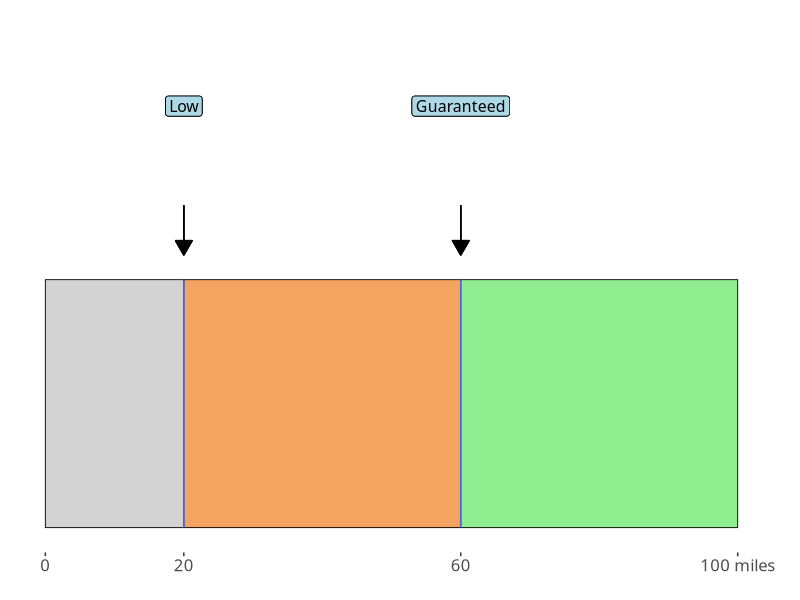
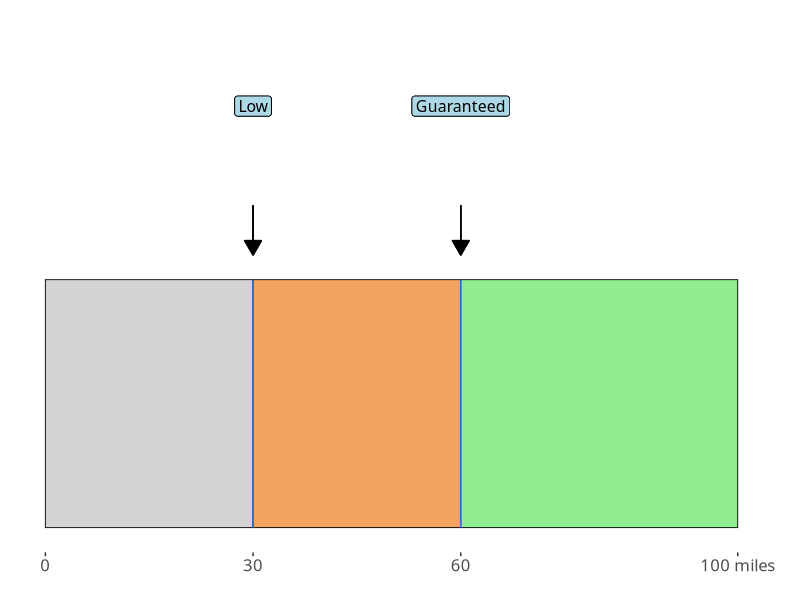
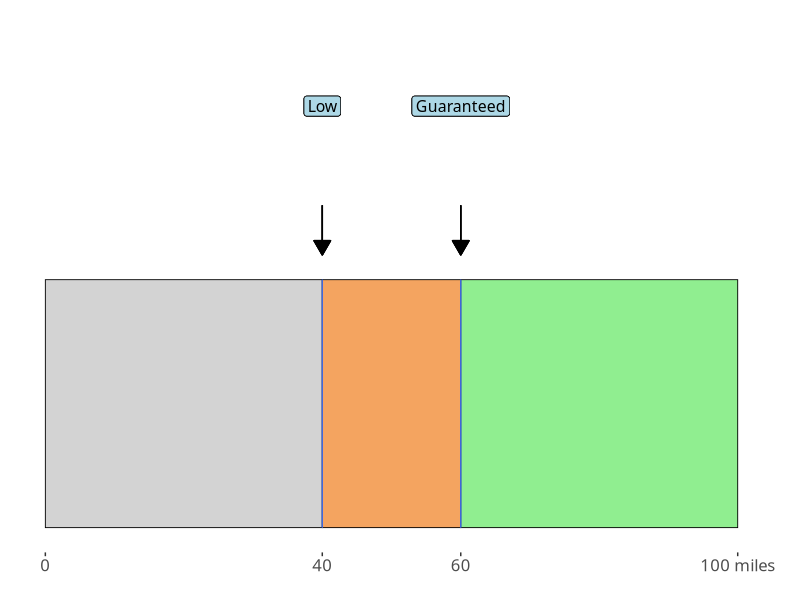
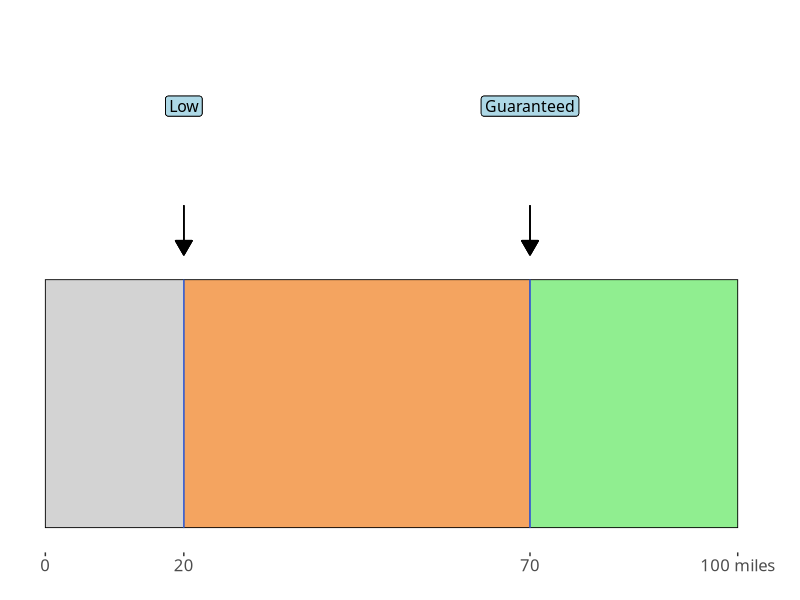
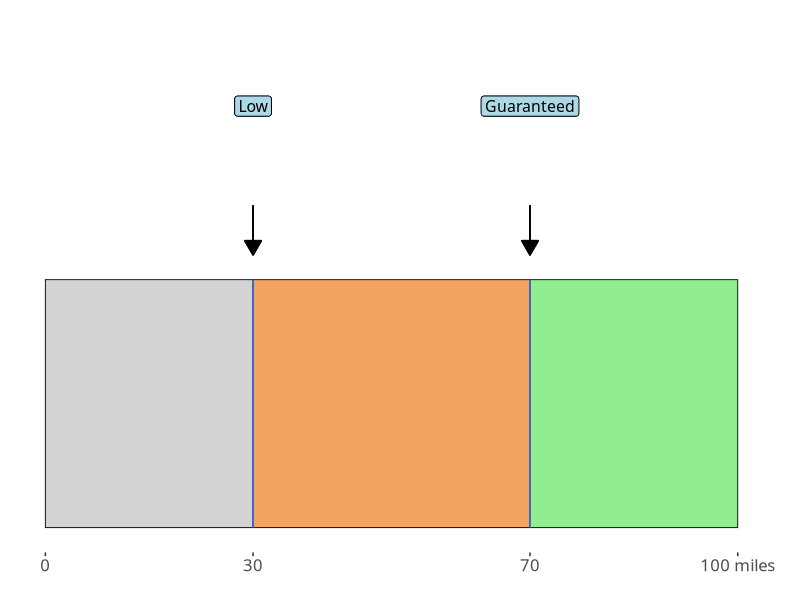
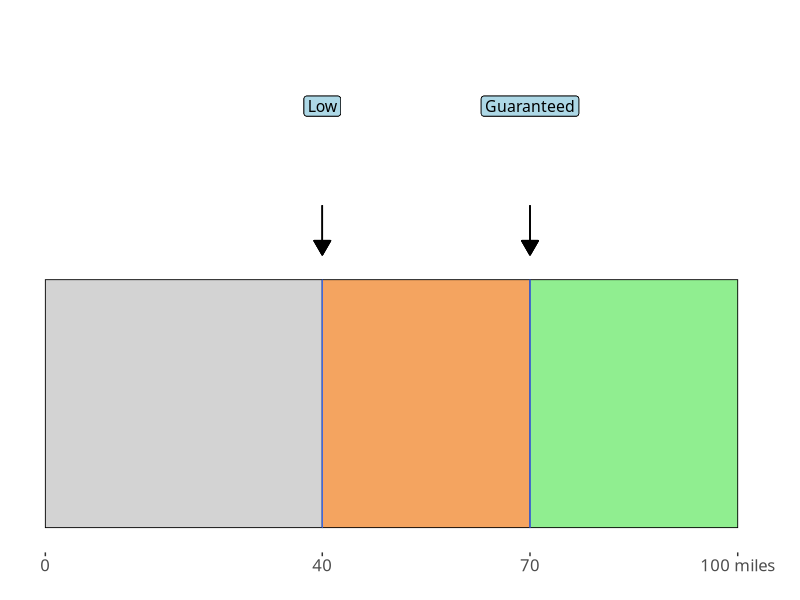
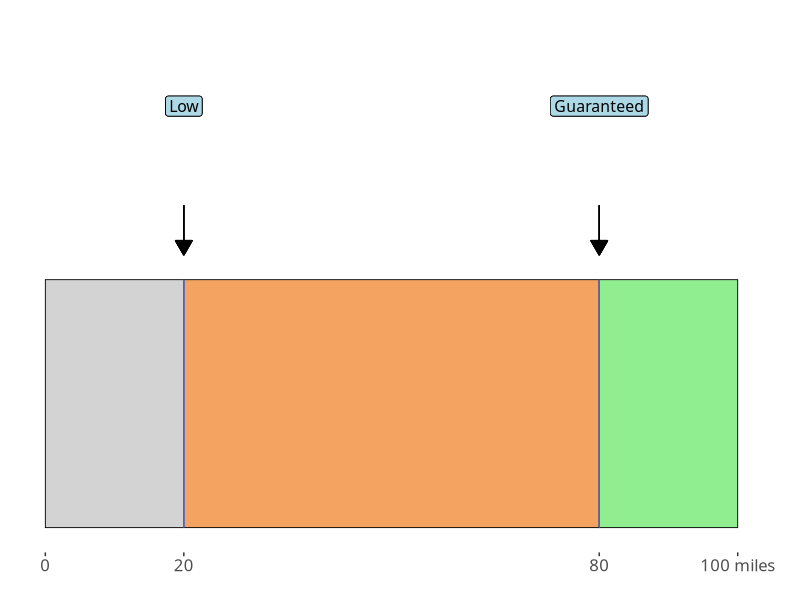
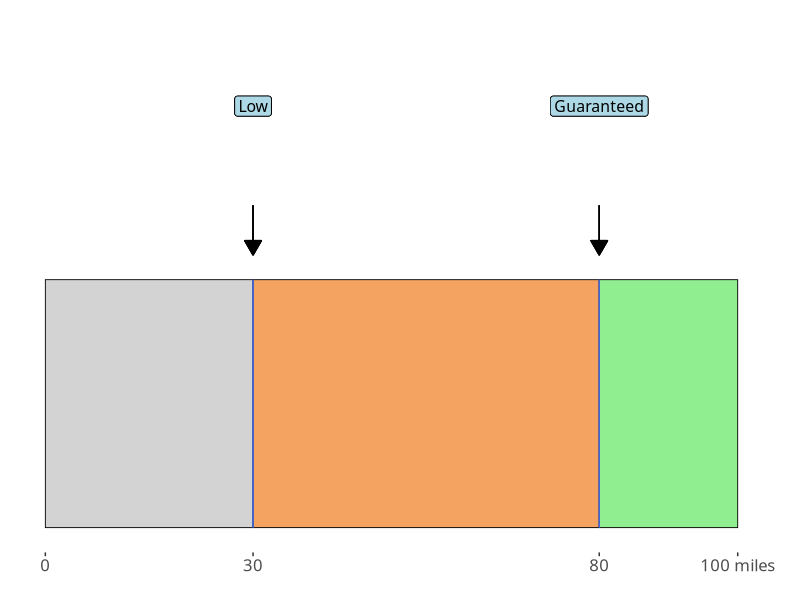

These figures' R source, in order: (Note: this script raises an error after producing the figures.)
library(tidyverse)
library(here)

# Define the function
generate_plot <- function(user_rng, guar_thre, lower_bound) {
    # Thresholds
    threshold <- data.frame(
        xmin = c(0, lower_bound, guar_thre),
        xmax = c(lower_bound, guar_thre, user_rng),
        ymin = 0,
        ymax = 0.1,
        fill = c("lightgrey", "sandybrown", "lightgreen")
    )

    # Plot
    battery_plot <- ggplot(
        threshold,
        aes(xmin = xmin, xmax = xmax, ymin = ymin, ymax = ymax, fill = fill)
    ) +

        geom_rect(color = "black", linewidth = 0.3) +

        geom_segment(
            aes(x = lower_bound, xend = lower_bound, y = 0, yend = 0.1),
            color = "royalblue",
            size = 0.3
        ) +
        geom_segment(
            aes(x = guar_thre, xend = guar_thre, y = 0, yend = 0.1),
            color = "royalblue",
            size = 0.3
        ) +

        geom_label(
            aes(x = lower_bound, y = 0.17, label = "Low"),
            label.padding = unit(0.2, "lines"),
            size = 4,
            hjust = 0.5,
            family = "Ubuntu",
            fill = "lightblue"
        ) +
        geom_label(
            aes(x = guar_thre, y = 0.17, label = "Guaranteed"),
            label.padding = unit(0.2, "lines"),
            size = 4,
            hjust = 0.5,
            family = "Ubuntu",
            fill = "lightblue"
        ) +

        geom_segment(
            aes(x = lower_bound, xend = lower_bound, y = 0.11, yend = 0.13),
            arrow = arrow(
                length = unit(0.03, "npc"),
                type = "closed",
                ends = "first"
            )
        ) +
        geom_segment(
            aes(x = guar_thre, xend = guar_thre, y = 0.11, yend = 0.13),
            arrow = arrow(
                length = unit(0.03, "npc"),
                type = "closed",
                ends = "first"
            )
        ) +

        scale_fill_identity() +
        scale_x_continuous(
            breaks = c(0, lower_bound, guar_thre, user_rng),
            labels = c(0, lower_bound, guar_thre, paste(user_rng, "miles"))
        ) +
        labs(x = "", y = "") +
        coord_cartesian(ylim = c(0, 0.2)) +
        theme_bw(base_family = "Ubuntu") +
        theme(
            legend.position = "none",
            axis.text.x = element_text(size = 12),
            axis.title.y = element_blank(),
            axis.text.y = element_blank(),
            axis.ticks.y = element_blank(),
            panel.border = element_blank(),
            panel.grid = element_blank(),
            plot.margin = margin(5, 20, 5, 5)
        )

    # Save
    plot_name <- paste0(
        "u_",
        user_rng,
        "_g_",
        guar_thre,
        "_l_",
        lower_bound,
        ".png"
    )
    ggsave(
        filename = here("battery_v2g", plot_name),
        plot = battery_plot,
        width = 4,
        height = 4 * 0.3,
        units = "in"
    )
}

# Call the function to generate every possible combination
user_rng_vals <- seq(100, 600, by = 50)
guar_pct <- c(0.60, 0.70, 0.80)
low_pct <- c(0.20, 0.30, 0.40)

for (user_rng in user_rng_vals) {
    for (guar_p in guar_pct) {
        for (low_p in low_pct) {
            guar_thre <- round((user_rng * guar_p) / 5) * 5
            lower_bound <- round((user_rng * low_p) / 5) * 5
            generate_plot(user_rng, guar_thre, lower_bound)
        }
    }
}
